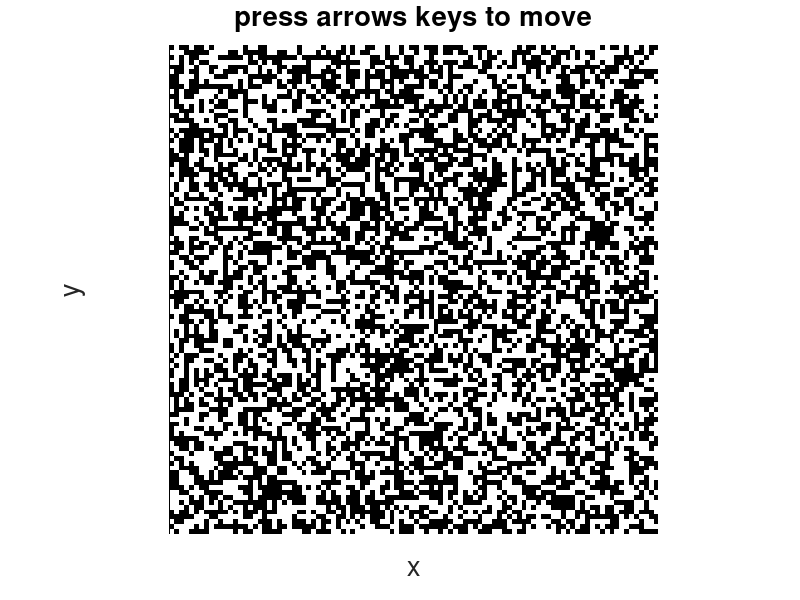

The MATLAB source for this figure:
function generateTestMazes
%TODO:  generate a maze
%TODO:  place N robots and N/2 targets
%TODO: try to solve the problem
close all
format compact

%global FrameCount MOVIE_NAME MAKE_MOVIE
MAKE_MOVIE = 0; % if 1, records png images to make into a movie
MOVIE_NAME = 'massive3dManipulateChair';
%ffmpeg -r 30 -f image2 -i img/massive3dManipulateChair.png -b 24000k -r 30 massive3dManipulateChair.mp4
FrameCount = 0;
set(0,'defaultaxesfontsize',18);
set(0,'defaulttextfontsize',18);
n = 100; %grid size
N = 5; %number of robots


G.obstacle_pos = randi(2,n)-1
G.colormap = [  1,1,1; %Empty = white
    0,0,0; %obstacle
    ];
colormap(G.colormap)
%G.obstacle_pos = ones(n,n);
% %seed value for the maze
% G.obstacle_pos(randi(n),randi(n)) = 0;
% ind = find(G.obstacle_pos == 0);
% while( 2*numel(ind) < n^2)
%     seed = ind(randi(numel(ind)));
%     newdir =randi(4);
%      %   1
%      %2     3
%     %    4
%     if newdir ==1 && seed-1 > 0
%         G.obstacle_pos(seed-1) = 0;
%     elseif newdir ==2 && seed-n > 0
%         G.obstacle_pos(seed-n) = 0;
%     elseif newdir ==3 && seed+n < n^2
%         G.obstacle_pos(seed+n) = 0;
%     elseif newdir ==4 && seed+1 < n^2
%         G.obstacle_pos(seed+1) = 0;
%     end
%     ind = find(G.obstacle_pos == 0);
% end

f1 = figure(1);
G.axis=imagesc(G.obstacle_pos);
set(gca,'box','off','xTick',[],'ytick',[],'ydir','normal','Visible','off');
%set(G.axis,'edgealpha',.08)
axis equal
axis tight
G.title = title('press arrows keys to move');

hold on



axis equal

set(gca,'XGrid','on','YGrid','on')
xlabel('x')
ylabel('y')
set(f1 ,'color',[1,1,1]);
set(f1 ,'KeyPressFcn',@keyhandler,'Name','Massive Control 3D');


    function keyhandler(src,evnt) %#ok<INUSL>
        moveto(evnt.Key)
    end

    function moveto(key)
        % Maps keypresses to moving pixels
        step = [0,0,0];
        if strcmp(key,'leftarrow') || strcmp(key,'-x') %-x
            RobotPts = sortrows(RobotPts,1);
            step = -[1,0];
        elseif strcmp(key,'rightarrow')|| strcmp(key,'+x') %+x
            RobotPts = sortrows(RobotPts,-1);
            step = [1,0];
        elseif strcmp(key,'uparrow')|| strcmp(key,'+y') %+y
            RobotPts = sortrows(RobotPts,-2);
            step = [0,1];
        elseif strcmp(key,'downarrow')|| strcmp(key,'-y') %-y
            RobotPts = sortrows(RobotPts,2);
            step = -[0,1];
        end
        % implement the move on every robot
        for ni = 1:size(RobotPts,1)
            desVal = RobotPts(ni,1:3)+step;
            if  ~ismember(desVal,RobotPts(:,1:3),'rows') && ~ismember(desVal,PillarPts(:,1:3),'rows')...
                    && ~any(desVal<=[aXmin,aYmin,aZmin])&& ~any(desVal>=[aXmax,aYmax,aZmax])
                RobotPts(ni,1:2) = desVal;
            end
        end
        %update the drawing
        updateDrawing
    end

    function updateDrawing
        %global FrameCount MOVIE_NAME MAKE_MOVIE G
        set(f1, 'position',[-98          57        1774         965]);
        drawnow
        if(MAKE_MOVIE)
            FrameCount=FrameCount+1;
            fname = sprintf('img/%s%06d.png',MOVIE_NAME,FrameCount);
            lighting phong
            %set(gcf,'Renderer','zbuffer')
            %            lighting gouraud
            % set(gcf,'Renderer','OpenGL')
            F = getframe_nosteal_focus; %getframe;
            imwrite(F.cdata, fname,'png');
            while(FrameCount < 10)
                updateDrawing
            end
            F = 1;
            %clear F
        end
    end
end

